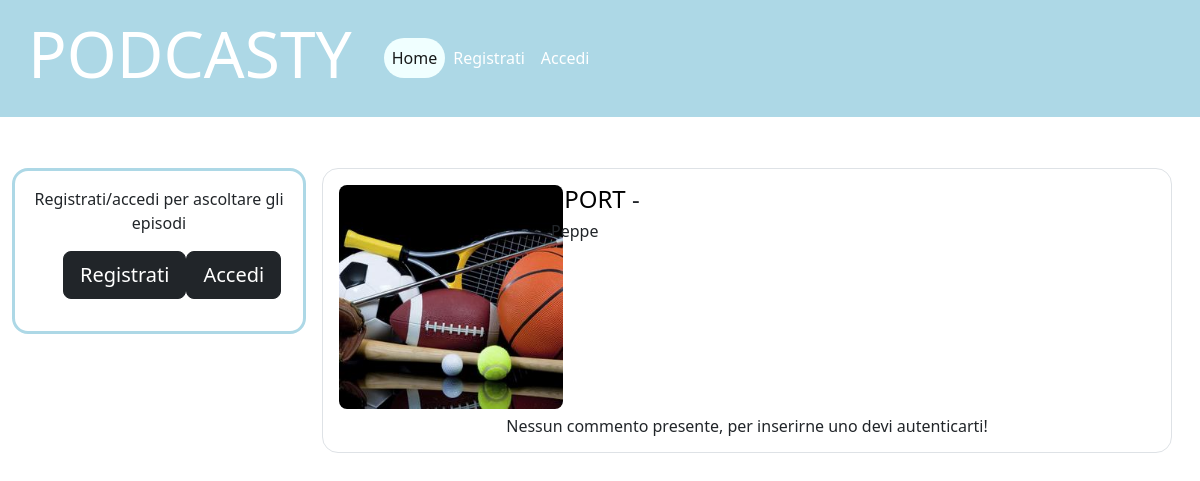
Screenshot of /series40/episode40 with the database file from the repository.
### tables this page shows
CREATE TABLE "serie" (
	"id_serie"	INTEGER NOT NULL,
	"titolo_serie"	TEXT NOT NULL UNIQUE,
	"descrizione"	TEXT NOT NULL,
	"categoria"	TEXT NOT NULL,
	"immagine_serie"	TEXT NOT NULL,
	"autore"	INTEGER NOT NULL,
	"ultima_modifica"	TEXT NOT NULL,
	FOREIGN KEY("autore") REFERENCES "utenti"("id") ON DELETE CASCADE,
	PRIMARY KEY("id_serie" AUTOINCREMENT)
);

CREATE TABLE "utenti" (
	"id"	INTEGER NOT NULL,
	"email"	TEXT NOT NULL UNIQUE,
	"nickname"	TEXT NOT NULL UNIQUE,
	"password"	TEXT NOT NULL,
	"immagine_profilo"	TEXT NOT NULL,
	"creatore"	INTEGER NOT NULL DEFAULT 0,
	PRIMARY KEY("id" AUTOINCREMENT)
);

### app.py (the view)
@app.route('/series<int:id>/episode<int:id_e>')
def single_episodio(id, id_e):
    episodi=dao.get_episodio(id_e)
    comments = dao.get_comments(id_e)
    serie= dao.get_serie(id)
    return render_template('episodio.html', serie=serie, episodi=episodi, comments=comments)

### dao.py (called while the page is built)
def get_serie(id_s):
    conn = sqlite3.connect('db/podcast_db.db')
    conn.row_factory = sqlite3.Row
    cursor = conn.cursor()
    sql = 'SELECT serie.id_serie, serie.titolo_serie, serie.descrizione, serie.categoria, serie.immagine_serie, serie.ultima_modifica, serie.autore, utenti.nickname\
            FROM serie LEFT JOIN utenti ON serie.autore = utenti.id \
            WHERE serie.id_serie = ?'
    cursor.execute(sql, (id_s,))
    serie = cursor.fetchone()
    cursor.close()
    conn.close()
    return serie

def get_episodio(id_e):
    conn = sqlite3.connect('db/podcast_db.db')
    conn.row_factory = sqlite3.Row
    cursor = conn.cursor()
    sql = 'SELECT episodi.id_episodio, episodi.titolo, episodi.file, episodi.descrizione, episodi.serie, episodi.data_pubblicazione, serie.titolo_serie, serie.autore\
            FROM episodi LEFT JOIN serie ON episodi.serie = serie.id_serie \
            WHERE episodi.id_episodio = ? '
    cursor.execute(sql, (id_e,))
    episodi = cursor.fetchone()
    cursor.close()
    conn.close()
    return episodi

def get_comments(id_e):
    conn = sqlite3.connect('db/podcast_db.db')
    conn.row_factory = sqlite3.Row
    cursor = conn.cursor()
    sql = 'SELECT commenti.id_commento, commenti.data_pubb_commento, commenti.testo_commento, commenti.id_utente ,utenti.nickname, utenti.immagine_profilo, episodi.serie \
            FROM commenti LEFT JOIN utenti ON commenti.id_utente = utenti.id \
                LEFT JOIN episodi ON commenti.id_episodio=episodi.id_episodio \
            WHERE commenti.id_episodio = ?'
    cursor.execute(sql, (id_e,))
    comments = cursor.fetchall()
    cursor.close()
    conn.close()
    return comments

### templates/episodio.html (shortened to what this page needs)
{% extends "base.html" %}
{% block home_active %}active{% endblock %}
{% block content %}
<div class="supermydiv">
  <main class="col-lg-9 col-md-12">
    <article class="row border p-2 myart">
      <div class="col-lg-3 col-md-6 col-sm-12 px-0">
        <img class="serieimg2 p-2" src="{{ url_for('static', filename=serie.immagine_serie) }}" alt="Immagine relativa alla serie">
      </div>
      <div class="col-lg-9 col-md-6 col-sm-12">
        <section class="d-flex align-items-center mt-2 mb-4">
          <div>
            <h4> <a class="myabl" href="{{url_for('single_serie', id=serie.id_serie)}}">{{serie.titolo_serie}}</a> - {{episodi.titolo}}</h4>
            <h6 class="username">{{ serie.nickname }}</h6>
          </div>
          <div class="flex-grow-1 text-end">
          </div>
        </section>
      </div>
      {% if comments %}
        {% for comment in comments %}
        <hr class="border">
        <div class="col-lg-12 col-md-9 col-sm-12">
          <section class="d-flex align-items-top mt-2 mb-4">
            <div>
            <img class="comimg rounded-circle"
                src="{{ url_for('static', filename= comment.immagine_profilo ) }}"
                alt="Questa è l'immagine dell'utente {{ comment.nickname}}">
            </div>
            <div>
              <h6>{{ comment.nickname}}</h6>
              <p>{{ comment.testo_commento }}</p>
            </div>
            <div class="flex-grow-1 text-end">
              <div class="flex-grow-1 text-end">
                <p>{{ comment.data_pubb_commento}}</p>
              </div>
              {% if current_user.is_authenticated %}
              {% if comment.id_utente == current_user.id %}
              <div class="mybdx">
                <a href="{{url_for('elimina_commento', id=serie.id_serie, id_e=episodi.id_episodio, id_c=comment.id_commento)}}" type="button" class="btn btn-dark btn-md mybtn">
                  elimina
                </a>
              </div>
              {% endif %}
              {% endif %}
            </div>
          </section>
        </div>
        {% endfor %}
      {% else %}
          {% if current_user.is_authenticated%}
            <h6 class="destra">Nessun commento presente, inserisci tu il primo!</h6>
          {% else %}
            <h6 class="destra">Nessun commento presente, per inserirne uno devi autenticarti!</h6>
          {% endif %}
      {% endif %}
    </article>
  </main>
  <aside class="col-lg-3 col-md-12 myaside">
    {% if current_user.is_authenticated %}
      {% if current_user.id == serie.autore%}
        <div class="mybcl">
          <a href="{{url_for('elimina_episodio', id_e=episodi.id_episodio)}}" class="btn btn-dark btn-md mybtnl mybtn">
            elimina episodio
          </a>
          <button type="button" class="btn btn-dark btn-md mybtnl mybtn" data-bs-toggle="modal" data-bs-target="#modalup">
            modifica episodio
          </button>
        </div>
      {%else%}
      <p>Per modificare serie e episodi devi essere creatore</p>
    {%endif%}
    {% else %}
      <p>Registrati/accedi per ascoltare gli episodi</p>
      <section class="myasect">
        <a class="btn btn-dark btn-lg mybb" aria-current="page" href="{{ url_for('signup') }}">Registrati</a>
        <a class="btn btn-dark btn-lg mybb" aria-current="page" href="{{ url_for('login') }}">Accedi</a>
      </section>
    {% endif %}
  </aside>
</div>
{% endblock %}

### static/style.css (style rules this page uses)
.username { font-weight: 100; }
.myaside { background-color: white; border-style: solid; border-width: 0.2rem; border-color: lightblue; border-radius: 1rem; padding-top: 1rem; margin-bottom: 1rem; display: flex; flex-direction: column; height: fit-content; text-align: center; }
.supermydiv { position: relative; top: 2rem; display: flex; flex-direction: row-reverse; justify-content: space-between; margin-bottom: 1rem; }
.serieimg2 { width: 15rem; height: 15rem ; border-radius: 1rem; }
.myasect { display: flex; flex-direction: row; justify-content: space-around; margin-bottom: 2rem; margin-right: 3rem; margin-left: 3rem; }
.myart { border-radius: 1rem; margin-left: 1rem; margin-right: 1rem; }
.myabl { text-decoration: none; color: black; }
.destra { text-align:center; }

### rows the page displays
serie: immagine_serie (picture), titolo_serie "SPORT"
utenti: nickname "Peppe"
